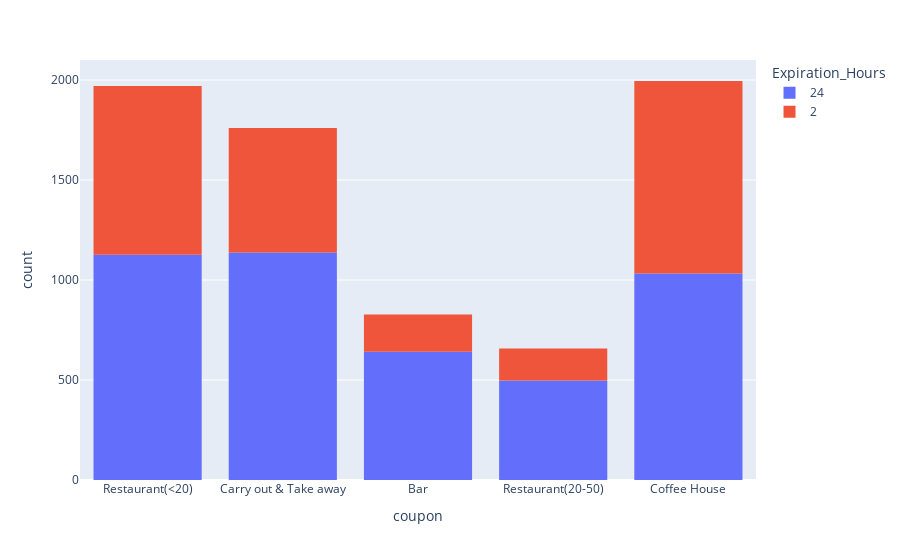

The notebook cell this image was saved under:
### Code cell
#Coupon expirations by coupn type for redeeemers
px.histogram(data.query('Y == 1'), x='coupon', color='Expiration_Hours')

### Figure 1 — Plotly figure (JSON) as saved in the notebook; plotly's stock layout.template omitted (floating-point values rounded to 4 significant figures; data arrays with more than 128 entries replaced by an {"elided": "..."} marker saying what was removed)
{"data": [{"alignmentgroup": "True", "bingroup": "x", "hovertemplate": "Expiration_Hours=24<br>coupon=%{x}<br>count=%{y}<extra></extra>", "legendgroup": "24", "marker": {"color": "#636efa", "pattern": {"shape": ""}}, "name": "24", "offsetgroup": "24", "orientation": "v", "showlegend": true, "type": "histogram", "x": {"elided": "4436 str values"}, "xaxis": "x", "yaxis": "y"}, {"alignmentgroup": "True", "bingroup": "x", "hovertemplate": "Expiration_Hours=2<br>coupon=%{x}<br>count=%{y}<extra></extra>", "legendgroup": "2", "marker": {"color": "#EF553B", "pattern": {"shape": ""}}, "name": "2", "offsetgroup": "2", "orientation": "v", "showlegend": true, "type": "histogram", "x": {"elided": "2774 str values"}, "xaxis": "x", "yaxis": "y"}], "layout": {"autosize": true, "barmode": "relative", "legend": {"title": {"text": "Expiration_Hours"}, "tracegroupgap": 0}, "margin": {"t": 60}, "xaxis": {"anchor": "y", "autorange": true, "domain": [0, 1], "range": [-0.5, 4.5], "title": {"text": "coupon"}, "type": "category"}, "yaxis": {"anchor": "x", "autorange": true, "domain": [0, 1], "range": [0, 2100], "title": {"text": "count"}}}}
